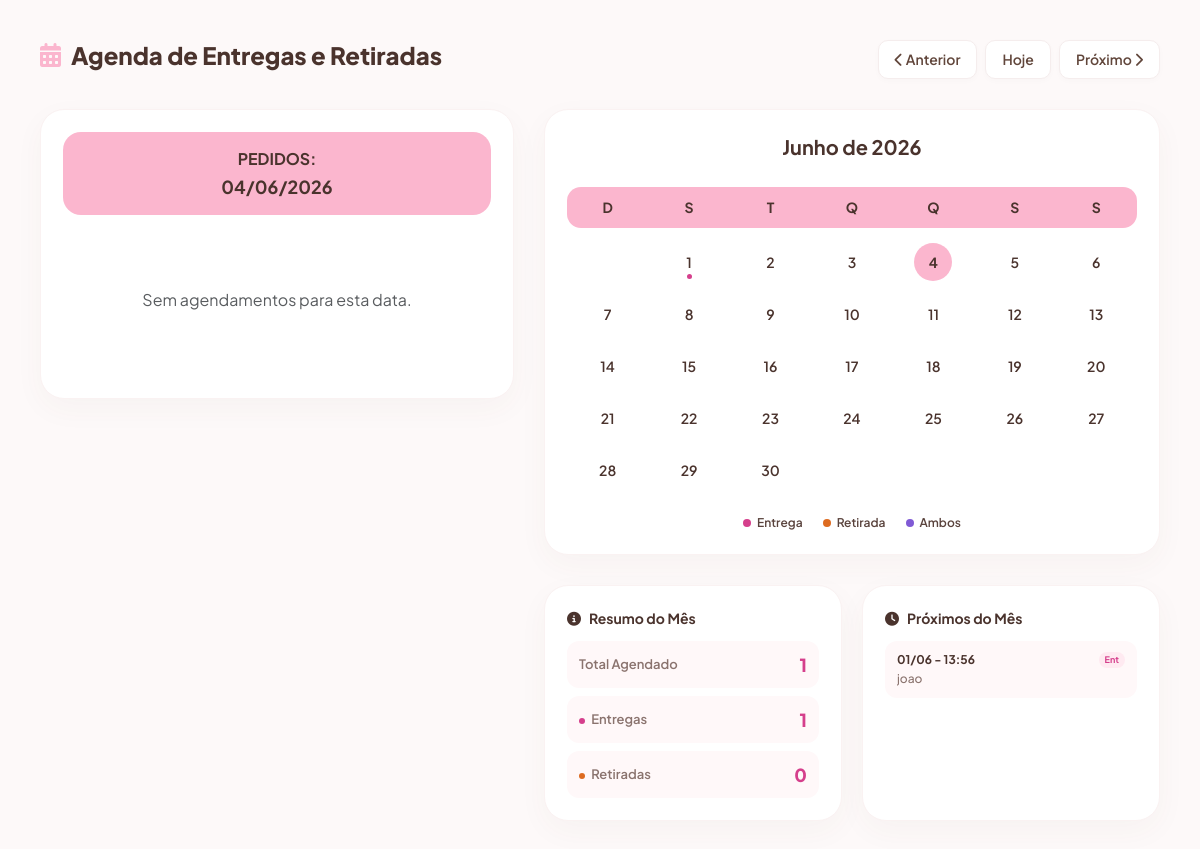
The app's page /admin/agenda/index.php (signed in) with its own data.
### tables this page shows
CREATE TABLE `pedidos` (
  `id` int(11) NOT NULL,
  `id_cliente` int(11) NOT NULL,
  `valor_total` decimal(10,2) NOT NULL,
  `status` varchar(50) NOT NULL DEFAULT 'pendente',
  `observacao` text DEFAULT NULL,
  `tipo` enum('normal','personalizado') NOT NULL DEFAULT 'normal',
  `imagem_referencia` varchar(255) DEFAULT NULL,
  `qtd_itens` int(11) NOT NULL DEFAULT 0,
  `data_pedido` datetime NOT NULL DEFAULT current_timestamp(),
  `data_entrega` datetime NOT NULL,
  `forma_pagamento` varchar(50) DEFAULT NULL,
  `tipo_entrega` enum('retirada','entrega') DEFAULT 'retirada',
  `hora_entrega` time NOT NULL
);

CREATE TABLE `usuarios` (
  `id` int(11) NOT NULL,
  `nome` varchar(100) NOT NULL,
  `email` varchar(150) NOT NULL,
  `cpf` char(11) NOT NULL,
  `telefone` varchar(20) DEFAULT NULL,
  `endereco` varchar(255) DEFAULT NULL,
  `foto` varchar(255) DEFAULT NULL,
  `senha` varchar(255) NOT NULL,
  `tipo` enum('admin','cliente') NOT NULL
);

### admin/agenda/index.php (the view, shortened to what this page needs)
<?php
$conn = open_database();
$mes = isset($_GET['mes']) ? (int)$_GET['mes'] : (int)date('m');
$ano = isset($_GET['ano']) ? (int)$_GET['ano'] : (int)date('Y');
if (isset($_GET['dia'])) {
    $diaSelecionado = str_pad((int)$_GET['dia'], 2, '0', STR_PAD_LEFT);
    $dataFiltro = "$ano-" . str_pad($mes, 2, '0', STR_PAD_LEFT) . "-$diaSelecionado";
} else {
    $dataFiltro = ($mes == date('m') && $ano == date('Y')) ? date('Y-m-d') : "$ano-" . str_pad($mes, 2, '0', STR_PAD_LEFT) . "-01";
}
$mesFormatado = str_pad($mes, 2, '0', STR_PAD_LEFT);
$stmtMes = $conn->prepare("
    SELECT p.*, u.nome as cliente_nome
    FROM pedidos p
    INNER JOIN usuarios u ON p.id_cliente = u.id
    WHERE MONTH(p.data_entrega) = ? AND YEAR(p.data_entrega) = ?
    ORDER BY p.data_entrega ASC
");
$stmtMes->execute([$mes, $ano]);
$pedidosDoMes = $stmtMes->fetchAll(PDO::FETCH_ASSOC);
$eventosPorDia = [];
foreach ($pedidosDoMes as $p) {
    $d = (int)date('j', strtotime($p['data_entrega']));
    if (!isset($eventosPorDia[$d])) {
        $eventosPorDia[$d] = [
            'normal' => 0,
            'personalizado' => 0
        ];
    }
    $tipo = $p['tipo'] ?? 'normal';
    $eventosPorDia[$d][$tipo]++;
}
$stmtDia = $conn->prepare("
    SELECT p.*, u.nome, u.telefone, u.endereco
    FROM pedidos p
    INNER JOIN usuarios u ON p.id_cliente = u.id
    WHERE DATE(p.data_entrega) = ?
    ORDER BY p.data_entrega ASC
");
$stmtDia->execute([$dataFiltro]);
$pedidosDoDia = $stmtDia->fetchAll(PDO::FETCH_ASSOC);
$meses = [
    1 => 'Janeiro', 2 => 'Fevereiro', 3 => 'Março', 4 => 'Abril', 5 => 'Maio', 6 => 'Junho',
    7 => 'Julho', 8 => 'Agosto', 9 => 'Setembro', 10 => 'Outubro', 11 => 'Novembro', 12 => 'Dezembro'
];
?>
<!DOCTYPE html>
<html lang="pt-br">
<head>
    <link rel="stylesheet" href="<?php echo BASEURL; ?>css_pda/bootstrap/css/bootstrap.min.css">
    <link rel="stylesheet" href="https://cdnjs.cloudflare.com/ajax/libs/font-awesome/6.4.0/css/all.min.css">
</head>
<body>
<main class="main-content">
    <header class="header-agenda">
        <h1 class="header-titulo"><i class="fas fa-calendar-alt"></i> Agenda de Entregas e Retiradas</h1>
        <div class="d-flex gap-2">
            <a class="btn-nav-data" href="?mes=<?php echo $mes == 1 ? 12 : $mes - 1; ?>&ano=<?php echo $mes == 1 ? $ano - 1 : $ano; ?>"><i class="fas fa-chevron-left"></i> Anterior</a>
            <a class="btn-nav-data" href="?mes=<?php echo date('m'); ?>&ano=<?php echo date('Y'); ?>">Hoje</a>
            <a class="btn-nav-data" href="?mes=<?php echo $mes == 12 ? 1 : $mes + 1; ?>&ano=<?php echo $mes == 12 ? $ano + 1 : $ano; ?>">Próximo <i class="fas fa-chevron-right"></i></a>
        </div>
    </header>
    <div class="dashboard-grid">
        <div class="painel-card">
            <div class="titulo-card-pedidos">
                PEDIDOS:
                <span><?php echo date('d/m/Y', strtotime($dataFiltro)); ?></span>
            </div>
            <?php if (!empty($pedidosDoDia)): ?>
                <?php foreach ($pedidosDoDia as $pedido): ?>
                    <div class="bloco-pedido-entrega">
                        <div class="hora-header">
                            <span class="txt-hora"><?php echo date('H:i', strtotime($pedido['data_entrega'])); ?></span>
                            <span class="badge-tipo <?php echo $pedido['tipo']; ?>">
                                <i class="fas <?php echo $pedido['tipo'] == 'personalizado' ? 'fa-store' : 'fa-truck'; ?>"></i>
                                <?php echo $pedido['tipo'] == 'personalizado' ? 'Retirada' : 'Entrega'; ?>
                            </span>
                        </div>
                        <div class="id-pedido-txt">Pedido #<?php echo $pedido['id']; ?></div>
                        <ul class="itens-lista-produtos">
                            <?php
                            $dbItens = open_database();
                            $stmtItens = $dbItens->prepare("SELECT ip.qtd, pr.nome FROM itens_pedido ip INNER JOIN produtos pr ON ip.id_produto = pr.id WHERE ip.id_pedido = ?");
                            $stmtItens->execute([$pedido['id']]);
                            $itens = $stmtItens->fetchAll(PDO::FETCH_ASSOC);
                            close_database($dbItens);
                            foreach ($itens as $item): ?>
                                <li>
                                    <?php echo $item['qtd']; ?>x <?php echo htmlspecialchars($item['nome']); ?>
                                </li>
                            <?php endforeach; ?>
                            <?php if(!empty($pedido['observacao'])): ?>
                                <span class="obs-item"><?php echo htmlspecialchars($pedido['observacao']); ?></span>
                            <?php endif; ?>
                        </ul>
                        <div class="cliente-info-box">
                            <p><i class="fas fa-user"></i> <?php echo htmlspecialchars($pedido['nome']); ?></p>
                            <p><i class="fas fa-phone"></i> <?php echo htmlspecialchars($pedido['telefone']); ?></p>
                            <p><i class="fas fa-map-marker-alt"></i> <?php echo htmlspecialchars($pedido['endereco']); ?></p>
                        </div>
                        <div class="preco-total-txt">Total: R$ <?php echo number_format($pedido['valor_total'], 2, ',', '.'); ?></div>
                    </div>
                <?php endforeach; ?>
            <?php else: ?>
                <p class="text-center text-muted py-5">Sem agendamentos para esta data.</p>
            <?php endif; ?>
        </div>
        <div class="coluna-direita-flex">
            <div class="painel-card">
                <div class="mes-ano-banner"><?php echo $meses[$mes] . " de " . $ano; ?></div>
                <div class="grid-dias-nomes">
                    <div>D</div><div>S</div><div>T</div><div>Q</div><div>Q</div><div>S</div><div>S</div>
                </div>
                <div class="grid-dias-numeros">
                    <?php
                    $primeiroDia = strtotime("$ano-$mesFormatado-01");
                    $diaSemanaInicial = date('w', $primeiroDia);
                    $totalDiasMes = date('t', $primeiroDia);
                    for ($i = 0; $i < $diaSemanaInicial; $i++) {
                        echo '<div></div>';
                    }
                    for ($dia = 1; $dia <= $totalDiasMes; $dia++) {
                        $dataLoop = "$ano-$mesFormatado-" . str_pad($dia, 2, '0', STR_PAD_LEFT);
                        $classeDia = 'btn-dia-calendario';
                        if ($dataLoop === $dataFiltro) {
                            $classeDia .= ' dia-selecionado';
                        }
                        echo "<a href='?mes=$mes&ano=$ano&dia=$dia' class='$classeDia'>$dia";
                        if (isset($eventosPorDia[$dia])) {
                            $evt = $eventosPorDia[$dia];
                            if ($evt['normal'] > 0 && $evt['personalizado'] > 0) {
                                echo '<span class="dot-status purple"></span>';
                            } elseif ($evt['normal'] > 0) {
                                echo '<span class="dot-status pink"></span>';
                            } elseif ($evt['personalizado'] > 0) {
                                echo '<span class="dot-status orange"></span>';
                            }
                        }
                        echo "</a>";
                    }
                    ?>
                </div>
                <div class="legendas-container">
                    <div class="legenda-item"><span class="dot" style="background:#D53F8C;"></span> Entrega</div>
                    <div class="legenda-item"><span class="dot" style="background:#DD6B20;"></span> Retirada</div>
                    <div class="legenda-item"><span class="dot" style="background:#805AD5;"></span> Ambos</div>
                </div>
            </div>
            <div class="grid-inferior-lado-a-lado">
                <div class="painel-card">
                    <div class="subtitulo-lateral"><i class="fas fa-info-circle"></i> Resumo do Mês</div>
                    <div class="box-info-qtd">
                        <h5>Total Agendado</h5>
                        <div class="num"><?php echo count($pedidosDoMes); ?></div>
                    </div>
                    <div class="box-info-qtd">
                        <h5><span class="dot" style="background:#D53F8C; width:6px; height:6px; display:inline-block; border-radius:50%; margin-right:4px;"></span> Entregas</h5>
                        <div class="num"><?php echo count(array_filter($pedidosDoMes, function($p){ return $p['tipo'] == 'normal'; })); ?></div>
                    </div>
                    <div class="box-info-qtd">
                        <h5><span class="dot" style="background:#DD6B20; width:6px; height:6px; display:inline-block; border-radius:50%; margin-right:4px;"></span> Retiradas</h5>
                        <div class="num"><?php echo count(array_filter($pedidosDoMes, function($p){ return $p['tipo'] == 'personalizado'; })); ?></div>
                    </div>
                </div>
                <div class="painel-card">
                    <div class="subtitulo-lateral"><i class="fas fa-clock"></i> Próximos do Mês</div>
                    <div class="lista-proximos-flex">
                        <?php
                        $proximos = array_slice($pedidosDoMes, 0, 3);
                        if (!empty($proximos)):
                            foreach ($proximos as $prox):
                            ?>
                                <div class="card-proximo-mini">
                                    <div class="d-flex justify-content-between align-items-center">
                                        <span class="data-hora"><?php echo date('d/m - H:i', strtotime($prox['data_entrega'])); ?></span>
                                        <span class="badge-tipo <?php echo $prox['tipo']; ?>" style="font-size:9px; padding:1px 6px;">
                                            <?php echo $prox['tipo'] == 'personalizado' ? 'Ret' : 'Ent'; ?>
                                        </span>
                                    </div>
                                    <div class="nome-cli" title="<?php echo htmlspecialchars($prox['cliente_nome']); ?>">
                                        <?php echo htmlspecialchars($prox['cliente_nome']); ?>
                                    </div>
                                </div>
                            <?php
                            endforeach;
                        else: ?>
                            <span class="text-muted small py-3 text-center">Sem próximos agendamentos.</span>
                        <?php endif; ?>
                    </div>
                </div>
            </div>
        </div>
    </div>
</main>
</body>
</html>

### admin/agenda/index.php (style rules this page uses)
* { margin: 0; padding: 0; box-sizing: border-box; }
body { background: #FDF9F9; font-family: 'Plus Jakarta Sans', sans-serif; color: #5A433D; display: flex; min-height: 100vh; }
.main-content { flex: 1; padding: 40px; max-width: 1400px; }
.header-agenda { display: flex; justify-content: space-between; align-items: center; margin-bottom: 30px; }
.header-titulo { font-size: 24px; font-weight: 800; display: flex; align-items: center; gap: 10px; color: #4A332D; }
.header-titulo i { color: #FBB6CE; }
.btn-nav-data { background: #FFF; border: 1px solid #F5EDED; padding: 8px 16px; border-radius: 10px; color: #61463B; font-weight: 600; font-size: 14px; text-decoration: none; box-shadow: 0 2px 6px rgba(0,0,0,0.02); transition: all 0.2s; }
.dashboard-grid { display: grid; grid-template-columns: 1fr 1.3fr; gap: 30px; align-items: start; }
.coluna-direita-flex { display: flex; flex-direction: column; gap: 30px; }
.grid-inferior-lado-a-lado { display: grid; grid-template-columns: 1fr 1fr; gap: 20px; }
.painel-card { background: #FFFFFF; border-radius: 24px; border: 1px solid #FAF2F2; box-shadow: 0 10px 30px rgba(97, 70, 59, 0.04); padding: 22px; height: auto; }
.titulo-card-pedidos { background: #FBB6CE; color: #4A332D; text-align: center; padding: 15px; border-radius: 18px; font-weight: 700; margin-bottom: 25px; }
.titulo-card-pedidos span { font-size: 18px; display: block; margin-top: 2px; }
.badge-tipo { padding: 4px 12px; border-radius: 20px; font-size: 12px; font-weight: 700; }
.badge-tipo.normal { background: #FFEAF1; color: #D53F8C; }
.mes-ano-banner { text-align: center; font-size: 20px; font-weight: 700; color: #4A332D; margin-bottom: 25px; }
.grid-dias-nomes { display: grid; grid-template-columns: repeat(7, 1fr); text-align: center; font-weight: 700; font-size: 14px; color: #4A332D; background: #FBB6CE; padding: 10px 0; border-radius: 14px; margin-bottom: 15px; }
.grid-dias-numeros { display: grid; grid-template-columns: repeat(7, 1fr); row-gap: 14px; text-align: center; }
.btn-dia-calendario { width: 38px; height: 38px; display: flex; flex-direction: column; align-items: center; justify-content: center; margin: 0 auto; border-radius: 50%; font-size: 14px; font-weight: 600; color: #4A332D; text-decoration: none; position: relative; transition: background 0.2s; }
.dia-selecionado { background: #FBB6CE !important; font-weight: 700; }
.dot-status { width: 5px; height: 5px; border-radius: 50%; position: absolute; bottom: 2px; }
.dot-status.pink { background-color: #D53F8C; }
.legendas-container { display: flex; justify-content: center; gap: 20px; margin-top: 25px; font-size: 12px; font-weight: 600; }
.legenda-item { display: flex; align-items: center; gap: 6px; }
.legenda-item .dot { width: 8px; height: 8px; border-radius: 50%; display: inline-block; }
.subtitulo-lateral { font-size: 14px; font-weight: 700; margin-bottom: 12px; display: flex; align-items: center; gap: 8px; color: #4A332D; }
.box-info-qtd { background: #FFF8F9; border-radius: 12px; padding: 10px 12px; margin-bottom: 8px; display: flex; justify-content: space-between; align-items: center; }
.box-info-qtd:last-child { margin-bottom: 0; }
.box-info-qtd h5 { font-size: 13px; color: #8A736E; margin: 0; font-weight: 600; }
.box-info-qtd .num { font-size: 18px; font-weight: 800; color: #D53F8C; }
.lista-proximos-flex { display: flex; flex-direction: column; gap: 8px; }
.card-proximo-mini { background: #FFF8F9; border-radius: 12px; padding: 10px 12px; font-size: 12px; }
.card-proximo-mini .data-hora { font-weight: 700; color: #4A332D; }
.card-proximo-mini .nome-cli { color: #8A736E; margin-top: 1px; font-weight: 500; white-space: nowrap; overflow: hidden; text-overflow: ellipsis; }

### records on screen
pedidos: tipo "1", tipo "0", data_entrega "01/06 - 13:56", shows "Ent", usuarios.nome "joao"

### other values on screen
date('d/m/Y', strtotime($dataFiltro)) "04/06/2026"
$meses[$mes] "Junho"
$ano "2026"
count($pedidosDoMes) "1"
